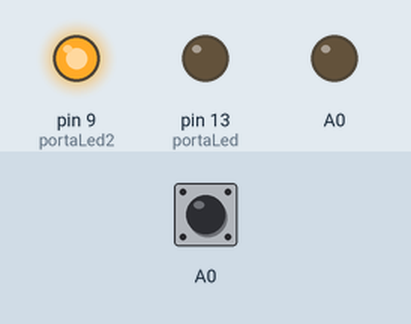
The sketch below on a simulated Arduino Uno, built with avr-gcc and run on an emulated ATmega328P. Parts: output pins drawn as LEDs (lit = HIGH). The inputs (shaded band) are chosen by the test bench; at power-on: A0 LOW. What the sketch prints to the serial monitor is not drawn.

Above: at 1.2 s.
1.3 s: A0 pulsed HIGH 5 times (0.12 s each, 0.3 s apart)
At 3.2 s:
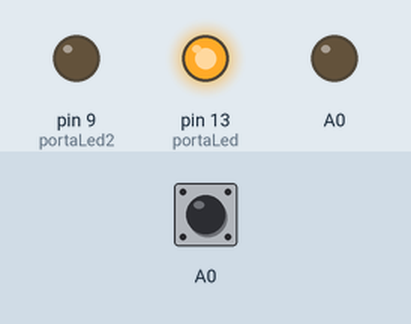
4.3 s: A0 driven HIGH
At 5.3 s:
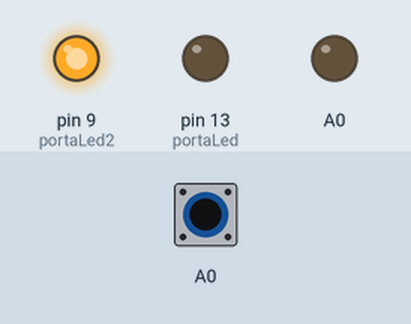
5.8 s: A0 driven LOW
At 7.1 s:
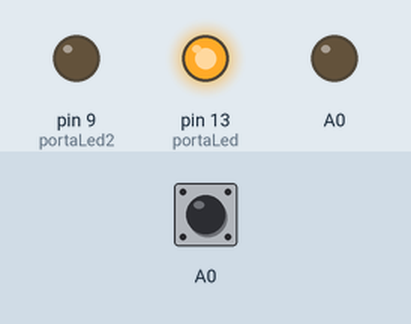
Timing chart, 0 to 8.8 s (numbered marks = the images above; inputs shaded):
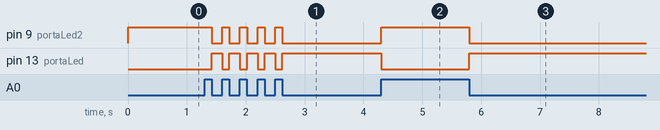

Measured:
- after the input at 1.3 s, pin 9 (portaLed2): alternates HIGH for 0.12 s and LOW for 0.18 s, 9 changes in all, then stays LOW, starting after 0.12 s; pin 13 (portaLed): alternates HIGH for 0.18 s and LOW for 0.12 s, 9 changes in all, then stays HIGH, starting after 0.12 s
- after the input at 4.3 s, pin 9 (portaLed2): LOW → HIGH at once; pin 13 (portaLed): HIGH → LOW at once
- after the input at 5.8 s, pin 9 (portaLed2): HIGH → LOW at once; pin 13 (portaLed): LOW → HIGH at once

The sketch:

_03touchToLed.ino
```cpp
////portas
int portaLed = 13;
int portaLed2 = 9;
int portaPot = A0;


////variaveis
int valorSens = 0;


void setup() {

  Serial.begin(9600);
  pinMode(portaLed, OUTPUT);
  pinMode(portaLed2, OUTPUT);
  digitalWrite(portaLed, LOW);
  digitalWrite(portaLed2, LOW);

}

void loop() {

  valorSens = readCapacitivePin(portaPot);

  Serial.println(valorSens);
  if (valorSens>6){
  digitalWrite(portaLed, HIGH);   // turn the LED on (HIGH is the voltage level)
  digitalWrite(portaLed2, LOW);
  }
  else{


  digitalWrite(portaLed, LOW);    // turn the LED off by making the voltage LOW
  digitalWrite(portaLed2, HIGH);

  }

  delay(2);


}


uint8_t readCapacitivePin(int pinToMeasure) {
  // Variables used to translate from Arduino to AVR pin naming
  volatile uint8_t* port;
  volatile uint8_t* ddr;
  volatile uint8_t* pin;
  // Here we translate the input pin number from
  //  Arduino pin number to the AVR PORT, PIN, DDR,
  //  and which bit of those registers we care about.
  byte bitmask;
  port = portOutputRegister(digitalPinToPort(pinToMeasure));
  ddr = portModeRegister(digitalPinToPort(pinToMeasure));
  bitmask = digitalPinToBitMask(pinToMeasure);
  pin = portInputRegister(digitalPinToPort(pinToMeasure));
  // Discharge the pin first by setting it low and output
  *port &= ~(bitmask);
  *ddr  |= bitmask;
  delay(1);
  uint8_t SREG_old = SREG; //back up the AVR Status Register
  // Prevent the timer IRQ from disturbing our measurement
  noInterrupts();
  // Make the pin an input with the internal pull-up on
  *ddr &= ~(bitmask);
  *port |= bitmask;

  // Now see how long the pin to get pulled up. This manual unrolling of the loop
  // decreases the number of hardware cycles between each read of the pin,
  // thus increasing sensitivity.
  uint8_t cycles = 17;
  if (*pin & bitmask) {
    cycles =  0;
  }
  else if (*pin & bitmask) {
    cycles =  1;
  }
  else if (*pin & bitmask) {
    cycles =  2;
  }
  else if (*pin & bitmask) {
    cycles =  3;
  }
  else if (*pin & bitmask) {
    cycles =  4;
  }
  else if (*pin & bitmask) {
    cycles =  5;
  }
  else if (*pin & bitmask) {
    cycles =  6;
  }
  else if (*pin & bitmask) {
    cycles =  7;
  }
  else if (*pin & bitmask) {
    cycles =  8;
  }
  else if (*pin & bitmask) {
    cycles =  9;
  }
  else if (*pin & bitmask) {
    cycles = 10;
  }
  else if (*pin & bitmask) {
    cycles = 11;
  }
  else if (*pin & bitmask) {
    cycles = 12;
  }
  else if (*pin & bitmask) {
    cycles = 13;
  }
  else if (*pin & bitmask) {
    cycles = 14;
  }
  else if (*pin & bitmask) {
    cycles = 15;
  }
  else if (*pin & bitmask) {
    cycles = 16;
  }

  // End of timing-critical section; turn interrupts back on if they were on before, or leave them off if they were off before
  SREG = SREG_old;

  // Discharge the pin again by setting it low and output
  //  It's important to leave the pins low if you want to
  //  be able to touch more than 1 sensor at a time - if
  //  the sensor is left pulled high, when you touch
  //  two sensors, your body will transfer the charge between
  //  sensors.
  *port &= ~(bitmask);
  *ddr  |= bitmask;

  return cycles;
}
```
